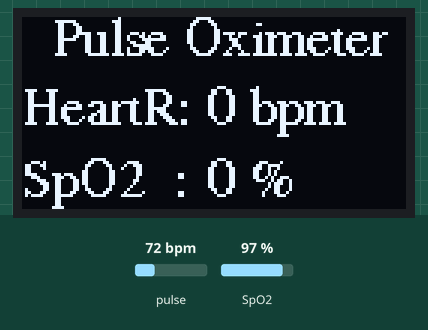
Simulated run of this sketch. Board: Arduino Uno, built with avr-gcc and run on an emulated ATmega328P. Parts: 128×64 one-colour display. The inputs (shaded band) are chosen by the test bench; at power-on: pulse 72 bpm, SpO2 97 %. What the sketch prints to the serial monitor is not drawn.

Above: at 3.2 s.
3.3 s: pulse set to 42 bpm
At 6.4 s:
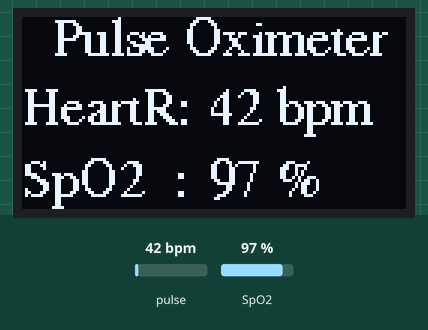
6.7 s: SpO2 set to 80 %
At 8.4 s:
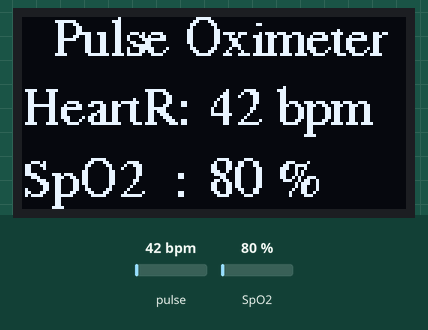
8.7 s: pulse set to 70 bpm
At 10.1 s:
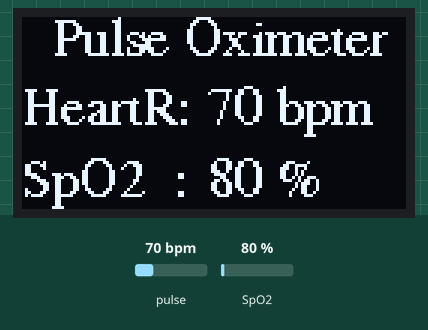
10.8 s: SpO2 set to 85 %
At 11.9 s:
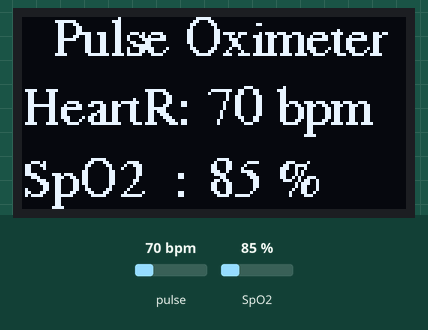
Timing chart, 0 to 13.8 s (numbered marks = the images above; inputs shaded):
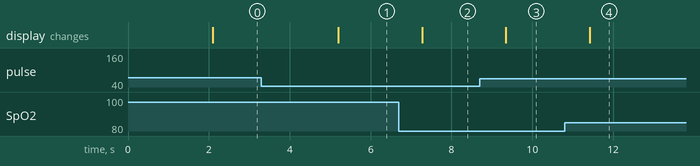

Measured:
- after the input at 3.3 s, the display: changes after 1.9 s (image 1)
- after the input at 6.7 s, the display: changes after 0.57 s (image 2)
- after the input at 8.7 s, the display: changes after 0.65 s (image 3)
- after the input at 10.8 s, the display: changes after 0.62 s (image 4)

The sketch:

esp8266_max30100.ino
```cpp
#include <Wire.h>
#include <Adafruit_GFX.h>
#include <Adafruit_SSD1306.h>
#include <Fonts/FreeSerif9pt7b.h>
Adafruit_SSD1306 display(128, 64, &Wire, -1);
#include "MAX30100_PulseOximeter.h"
#define REPORTING_PERIOD_MS     1000
PulseOximeter pox;

uint32_t tsLastReport = 0;
void onBeatDetected(){
    Serial.println("Beat!");
}

void setup(){
    Serial.begin(115200);
    if(!display.begin(SSD1306_SWITCHCAPVCC, 0x3C)) {
      Serial.println("SSD1306 allocation failed");
      for(;;);
    }
    display.setFont(&FreeSerif9pt7b);
    display.clearDisplay();
    display.setTextSize(1);
    display.setTextColor(WHITE);
    display.setCursor(20,15);
    display.println("Code by");
    display.setCursor(0,40);
    display.println("Cowsensei.2005");
    display.display();
    display.setTextSize(1);
    delay(2000);
    Serial.print("Initializing pulse oximeter..");
    if (!pox.begin()) {
        Serial.println("FAILED");
        for(;;);
    } else {
        Serial.println("SUCCESS");
    }
    pox.setOnBeatDetectedCallback(onBeatDetected);
}
void loop(){
    pox.update();
    if (millis() - tsLastReport > REPORTING_PERIOD_MS) {
        Serial.print("Heart rate:");
        Serial.print(pox.getHeartRate());
        Serial.print("bpm / SpO2:");
        Serial.print(pox.getSpO2());
        Serial.println("%");
        display.clearDisplay();
        display.setCursor(10,12);
        display.print("Pulse Oximeter");
        display.setCursor(0,35);
        display.print("HeartR:");
        display.setCursor(62,35);
        display.print(pox.getHeartRate(),0);
        display.println(" bpm");
        display.setCursor(0,59);
        display.print("SpO2  : ");
        display.setCursor(62,59);
        display.print(pox.getSpO2());
        display.println(" %");
        display.display();
        tsLastReport = millis();
    }
}
```
